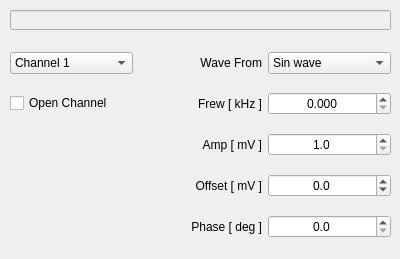
<?xml version="1.0" encoding="UTF-8"?>
<ui version="4.0">
 <class>WFG_Dialog</class>
 <widget class="QDialog" name="WFG_Dialog">
  <property name="geometry">
   <rect>
    <x>0</x>
    <y>0</y>
    <width>400</width>
    <height>259</height>
   </rect>
  </property>
  <property name="sizePolicy">
   <sizepolicy hsizetype="Fixed" vsizetype="Fixed">
    <horstretch>0</horstretch>
    <verstretch>0</verstretch>
   </sizepolicy>
  </property>
  <property name="windowTitle">
   <string>Wave From Generator Setting</string>
  </property>
  <widget class="QLineEdit" name="lineEdit">
   <property name="enabled">
    <bool>false</bool>
   </property>
   <property name="geometry">
    <rect>
     <x>10</x>
     <y>10</y>
     <width>381</width>
     <height>20</height>
    </rect>
   </property>
  </widget>
  <widget class="QWidget" name="gridLayoutWidget">
   <property name="geometry">
    <rect>
     <x>10</x>
     <y>40</y>
     <width>381</width>
     <height>211</height>
    </rect>
   </property>
   <layout class="QGridLayout" name="gridLayout">
    <item row="0" column="2">
     <widget class="QComboBox" name="comboBox_WFG">
      <item>
       <property name="text">
        <string>Sin wave</string>
       </property>
      </item>
      <item>
       <property name="text">
        <string>DC</string>
       </property>
      </item>
      <item>
       <property name="text">
        <string>Noise</string>
       </property>
      </item>
     </widget>
    </item>
    <item row="2" column="2">
     <widget class="QDoubleSpinBox" name="doubleSpinBox_Amp">
      <property name="alignment">
       <set>Qt::AlignCenter</set>
      </property>
      <property name="decimals">
       <number>1</number>
      </property>
      <property name="minimum">
       <double>1.000000000000000</double>
      </property>
      <property name="maximum">
       <double>5000.000000000000000</double>
      </property>
      <property name="singleStep">
       <double>0.100000000000000</double>
      </property>
     </widget>
    </item>
    <item row="1" column="1">
     <widget class="QLabel" name="label_2">
      <property name="text">
       <string>Frew [ kHz ]</string>
      </property>
      <property name="alignment">
       <set>Qt::AlignRight|Qt::AlignTrailing|Qt::AlignVCenter</set>
      </property>
     </widget>
    </item>
    <item row="0" column="1">
     <widget class="QLabel" name="label">
      <property name="text">
       <string>Wave From</string>
      </property>
      <property name="alignment">
       <set>Qt::AlignRight|Qt::AlignTrailing|Qt::AlignVCenter</set>
      </property>
     </widget>
    </item>
    <item row="3" column="2">
     <widget class="QDoubleSpinBox" name="doubleSpinBox_Offset">
      <property name="alignment">
       <set>Qt::AlignCenter</set>
      </property>
      <property name="decimals">
       <number>1</number>
      </property>
      <property name="minimum">
       <double>-5000.000000000000000</double>
      </property>
      <property name="maximum">
       <double>5000.000000000000000</double>
      </property>
      <property name="singleStep">
       <double>0.100000000000000</double>
      </property>
     </widget>
    </item>
    <item row="0" column="0">
     <widget class="QComboBox" name="comboBox_ch">
      <item>
       <property name="text">
        <string>Channel 1</string>
       </property>
      </item>
      <item>
       <property name="text">
        <string>Channel 2</string>
       </property>
      </item>
     </widget>
    </item>
    <item row="2" column="1">
     <widget class="QLabel" name="label_3">
      <property name="text">
       <string>Amp [ mV ]</string>
      </property>
      <property name="alignment">
       <set>Qt::AlignRight|Qt::AlignTrailing|Qt::AlignVCenter</set>
      </property>
     </widget>
    </item>
    <item row="1" column="2">
     <widget class="QDoubleSpinBox" name="doubleSpinBox_Freq">
      <property name="alignment">
       <set>Qt::AlignCenter</set>
      </property>
      <property name="decimals">
       <number>3</number>
      </property>
      <property name="maximum">
       <double>1000.000000000000000</double>
      </property>
      <property name="singleStep">
       <double>0.001000000000000</double>
      </property>
     </widget>
    </item>
    <item row="4" column="2">
     <widget class="QDoubleSpinBox" name="doubleSpinBox_Phase">
      <property name="alignment">
       <set>Qt::AlignCenter</set>
      </property>
      <property name="decimals">
       <number>1</number>
      </property>
      <property name="maximum">
       <double>360.000000000000000</double>
      </property>
      <property name="singleStep">
       <double>0.100000000000000</double>
      </property>
     </widget>
    </item>
    <item row="3" column="1">
     <widget class="QLabel" name="label_4">
      <property name="text">
       <string>Offset [ mV ]</string>
      </property>
      <property name="alignment">
       <set>Qt::AlignRight|Qt::AlignTrailing|Qt::AlignVCenter</set>
      </property>
     </widget>
    </item>
    <item row="4" column="1">
     <widget class="QLabel" name="label_5">
      <property name="text">
       <string>Phase [ deg ]</string>
      </property>
      <property name="alignment">
       <set>Qt::AlignRight|Qt::AlignTrailing|Qt::AlignVCenter</set>
      </property>
     </widget>
    </item>
    <item row="1" column="0">
     <widget class="QCheckBox" name="checkBox">
      <property name="text">
       <string>Open Channel</string>
      </property>
     </widget>
    </item>
   </layout>
  </widget>
 </widget>
 <resources/>
 <connections/>
</ui>
